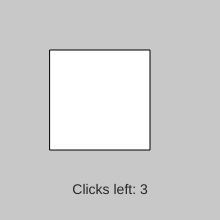
Frame 1 (no input)
Frame 60 (no input): identical to frame 1, image omitted
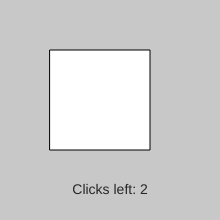
Frame 120 (the mouse pressed at the canvas centre since frame 60)

The p5.js sketch that drew these frames (run headless with seeded random() and noise() and a simulated clock; from frame 60 on, the mouse is pressed at the canvas centre):

// p5.js sketch
// ── sketch.js
let state = 0;      
let count = 0;    
const needs = [3, 2]; 
const x = 50, y = 50, w = 100, h = 100;

function setup() {
  createCanvas(220, 220);
  textAlign(CENTER, CENTER);
  textSize(14);
}

function draw() {
  background(200);
  fill(state === 0 ? 255 : 0);
  rect(x, y, w, h);

  fill(40);
  text("Clicks left: " + (needs[state] - count), width/2, 190);
}

function mousePressed() {
  if (mouseX > x && mouseX < x + w && mouseY > y && mouseY < y + h) {
    count++;
    if (count >= needs[state]) {
      state = 1 - state;
      count = 0;
    }
  }
}
